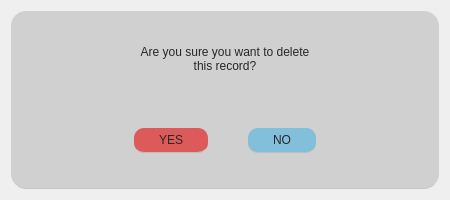
<?xml version="1.0" encoding="UTF-8"?>
<ui version="4.0">
 <class>Form</class>
 <widget class="QWidget" name="Form">
  <property name="geometry">
   <rect>
    <x>0</x>
    <y>0</y>
    <width>450</width>
    <height>200</height>
   </rect>
  </property>
  <property name="minimumSize">
   <size>
    <width>450</width>
    <height>200</height>
   </size>
  </property>
  <property name="maximumSize">
   <size>
    <width>450</width>
    <height>200</height>
   </size>
  </property>
  <property name="windowTitle">
   <string>Form</string>
  </property>
  <layout class="QHBoxLayout" name="horizontalLayout">
   <item>
    <widget class="QFrame" name="confirmation">
     <property name="styleSheet">
      <string notr="true">#confirmation{
	border-radius:15px;
	background-color:rgb(208, 208, 208);
	border-bottom:1px solid rgb(199, 199, 199);
}</string>
     </property>
     <property name="frameShape">
      <enum>QFrame::StyledPanel</enum>
     </property>
     <property name="frameShadow">
      <enum>QFrame::Raised</enum>
     </property>
     <layout class="QVBoxLayout" name="verticalLayout">
      <item>
       <widget class="QFrame" name="frame_2">
        <property name="styleSheet">
         <string notr="true">background-color:transparent;
border:none;</string>
        </property>
        <property name="frameShape">
         <enum>QFrame::StyledPanel</enum>
        </property>
        <property name="frameShadow">
         <enum>QFrame::Raised</enum>
        </property>
        <layout class="QHBoxLayout" name="horizontalLayout_3">
         <item>
          <widget class="QLabel" name="confirmationMessage">
           <property name="styleSheet">
            <string notr="true">#confirmationMessage{
	font: 57 16pt &quot;Montserrat Medium&quot;;
	color:rgb(39, 39, 39);

}</string>
           </property>
           <property name="text">
            <string>Are you sure you want to delete 
this record?</string>
           </property>
           <property name="alignment">
            <set>Qt::AlignCenter</set>
           </property>
          </widget>
         </item>
        </layout>
       </widget>
      </item>
      <item alignment="Qt::AlignHCenter">
       <widget class="QFrame" name="frame">
        <property name="styleSheet">
         <string notr="true">
background-color:transparent;
border:none;</string>
        </property>
        <property name="frameShape">
         <enum>QFrame::StyledPanel</enum>
        </property>
        <property name="frameShadow">
         <enum>QFrame::Raised</enum>
        </property>
        <layout class="QHBoxLayout" name="horizontalLayout_2">
         <property name="spacing">
          <number>40</number>
         </property>
         <item>
          <widget class="QPushButton" name="yesButton">
           <property name="sizePolicy">
            <sizepolicy hsizetype="Fixed" vsizetype="Fixed">
             <horstretch>0</horstretch>
             <verstretch>0</verstretch>
            </sizepolicy>
           </property>
           <property name="styleSheet">
            <string notr="true">#yesButton{
	padding:5px 25px;
	font: 57 12pt &quot;Montserrat Medium&quot;;
	color:rgb(39, 39, 39);
	border:none;
	border-bottom:1px solid rgb(190, 190, 190);
	border-radius:10px;
	background-color:	rgb(220, 90, 90);
}
#yesButton:hover{
	background-color:rgb(180, 120, 125);
}</string>
           </property>
           <property name="text">
            <string>YES</string>
           </property>
          </widget>
         </item>
         <item>
          <widget class="QPushButton" name="noButton">
           <property name="sizePolicy">
            <sizepolicy hsizetype="Fixed" vsizetype="Fixed">
             <horstretch>0</horstretch>
             <verstretch>0</verstretch>
            </sizepolicy>
           </property>
           <property name="styleSheet">
            <string notr="true">#noButton{
	padding:5px 25px;
	font: 57 12pt &quot;Montserrat Medium&quot;;
	color:rgb(39, 39, 39);
	border:none;
	border-bottom:1px solid rgb(190, 190, 190);
	border-radius:10px;
	background-color:rgb(129, 191, 218);
}	

#noButton:hover{
	background-color:rgb(110, 163, 186);

}
</string>
           </property>
           <property name="text">
            <string>NO</string>
           </property>
          </widget>
         </item>
        </layout>
       </widget>
      </item>
     </layout>
    </widget>
   </item>
  </layout>
 </widget>
 <resources/>
 <connections/>
</ui>
